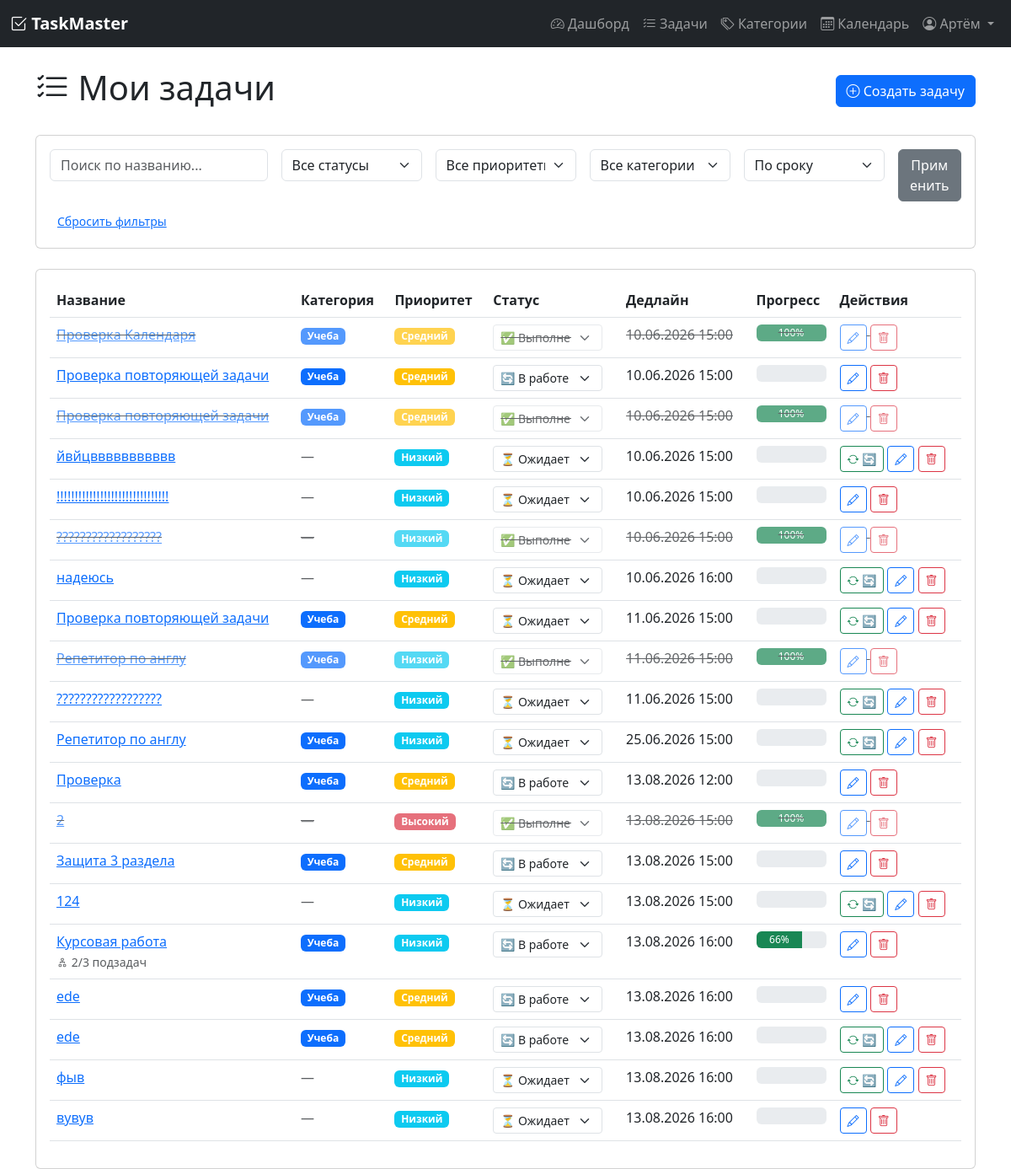
/tasks (signed in), run on an earlier commit of the app's database.
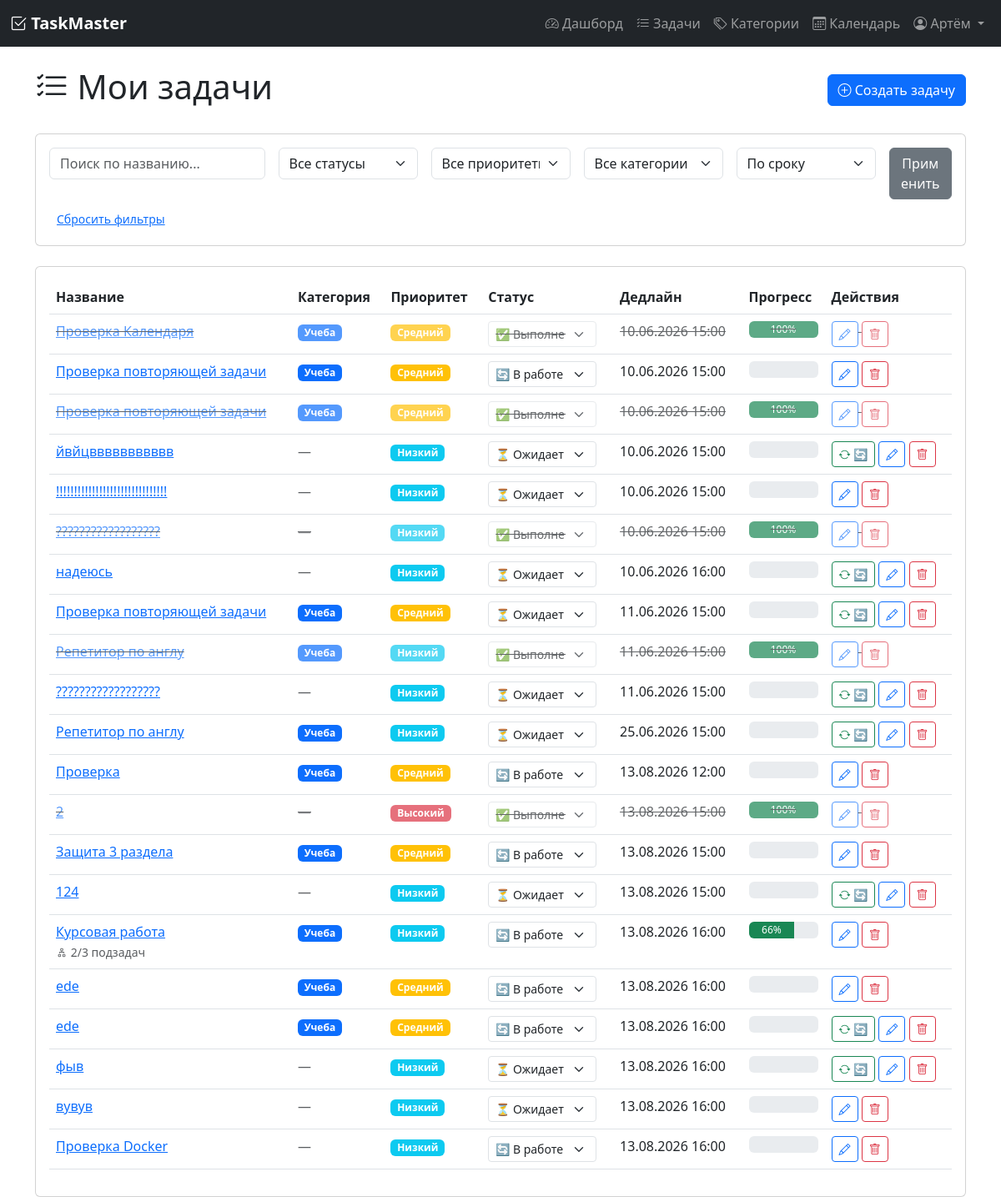
And on a later commit of the database.
### models.py (models this page shows, shortened)
class Task(db.Model):
    __tablename__ = 'task'
    id = db.Column(db.Integer, primary_key=True)
    title = db.Column(db.String(200), nullable=False)
    description = db.Column(db.Text, default='')
    status = db.Column(db.String(20), default='pending')  # pending, in_progress, completed
    priority = db.Column(db.String(20), default='medium')  # low, medium, high
    deadline = db.Column(db.DateTime, nullable=True)
    created_at = db.Column(db.DateTime, default=datetime.utcnow)
    updated_at = db.Column(db.DateTime, default=datetime.utcnow, onupdate=datetime.utcnow)
    user_id = db.Column(db.Integer, db.ForeignKey('user.id'), nullable=False)
    category_id = db.Column(db.Integer, db.ForeignKey('category.id'), nullable=True)
    subtasks = db.relationship('Subtask', backref='parent_task', lazy=True, cascade='all, delete-orphan')
    tags = db.relationship('Tag', secondary=task_tags, backref='tasks', lazy='dynamic')
    attachments = db.relationship('Attachment', backref='task', lazy=True, cascade='all, delete-orphan')
    recurring_rule = db.relationship('RecurringRule', backref='task', uselist=False, cascade='all, delete-orphan')
    @property
    def progress(self):
        if not self.subtasks:
            return 100 if self.status == 'completed' else 0
        completed = sum(1 for st in self.subtasks if st.is_completed)
        return int((completed / len(self.subtasks)) * 100)
    @property
    def is_overdue(self):
        if self.status == 'completed':
            return False
        if self.deadline and self.deadline < datetime.utcnow():
            return True
        return False

class Category(db.Model):
    __tablename__ = 'category'
    id = db.Column(db.Integer, primary_key=True)
    name = db.Column(db.String(50), nullable=False)
    color = db.Column(db.String(7), default='#6c757d')  # HEX цвет
    user_id = db.Column(db.Integer, db.ForeignKey('user.id'), nullable=False)
    tasks = db.relationship('Task', backref='category', lazy=True)

class Subtask(db.Model):
    __tablename__ = 'subtask'
    id = db.Column(db.Integer, primary_key=True)
    title = db.Column(db.String(100), nullable=False)
    is_completed = db.Column(db.Boolean, default=False)
    task_id = db.Column(db.Integer, db.ForeignKey('task.id'), nullable=False)

### app.py (the view)
@app.route('/tasks')
@login_required
def tasks():
    query = Task.query.filter_by(user_id=current_user.id)
    status_filter = request.args.get('status', '')
    priority_filter = request.args.get('priority', '')
    category_filter = request.args.get('category', '')
    if status_filter:
        query = query.filter_by(status=status_filter)
    if priority_filter:
        query = query.filter_by(priority=priority_filter)
    if category_filter and category_filter.isdigit():
        query = query.filter_by(category_id=int(category_filter))
    sort_by = request.args.get('sort', 'deadline')
    if sort_by == 'deadline':
        query = query.order_by(Task.deadline.asc())
    elif sort_by == 'priority':
        query = query.order_by(Task.priority.desc())
    elif sort_by == 'created_at':
        query = query.order_by(Task.created_at.desc())
    elif sort_by == 'title':
        query = query.order_by(Task.title.asc())
    else:
        query = query.order_by(Task.deadline.asc())
    search_query = request.args.get('search', '')
    if search_query:
        query = query.filter(
            Task.title.contains(search_query) | Task.description.contains(search_query)
        )
    tasks_list = query.all()
    categories = Category.query.filter_by(user_id=current_user.id).all()
    return render_template('tasks.html',
                         tasks=tasks_list,
                         categories=categories,
                         current_filters={
                             'status': status_filter,
                             'priority': priority_filter,
                             'category': category_filter,
                             'sort': sort_by,
                             'search': search_query
                         })

### app.py (called while the page is built)
@login_manager.user_loader
def load_user(user_id):
    return User.query.get(int(user_id))

### templates/tasks.html (shortened to what the changed rows need)
{% extends "base.html" %}
{% block content %}
<div class="d-flex justify-content-between align-items-center mb-4">
    <h1><i class="bi bi-list-check"></i> Мои задачи</h1>
</div>
<div class="card">
    <div class="card-body">
        {% if tasks %}
            <div class="table-responsive">
                <table class="table table-hover">
                    <thead>
                        <tr>
                            <th>Название</th>
                            <th>Категория</th>
                            <th>Приоритет</th>
                            <th>Статус</th>
                            <th>Дедлайн</th>
                            <th>Прогресс</th>
                            <th>Действия</th>
                        </tr>
                    </thead>
                    <tbody>
                        {% for task in tasks %}
                            <tr class="{% if task.is_overdue %}task-overdue{% endif %} {% if task.status == 'completed' %}task-completed{% endif %}">
                                <td>
                                    <a href="{{ url_for('task_detail', task_id=task.id) }}">{{ task.title }}</a>
                                    {% if task.subtasks %}
        <br>
        <small class="text-muted">
            <i class="bi bi-diagram-2"></i>
            {{ task.subtasks|selectattr('is_completed')|list|length }}/{{ task.subtasks|length }} подзадач
        </small>
    {% endif %}
                                </td>
                               <td>
    {% if task.category %}
        <span class="badge" style="background-color: {{ task.category.color }}">
            {{ task.category.name }}
        </span>
    {% else %}
        <span class="text-muted">—</span>
    {% endif %}
</td>
                                <td>
                                    {% if task.priority == 'high' %}
                                        <span class="badge bg-danger">Высокий</span>
                                    {% elif task.priority == 'medium' %}
                                        <span class="badge bg-warning">Средний</span>
                                    {% else %}
                                        <span class="badge bg-info">Низкий</span>
                                    {% endif %}
                                </td>
                               <td>
    <form action="{{ url_for('task_change_status', task_id=task.id) }}" method="POST" class="d-inline">
        <select name="status" class="form-select form-select-sm" style="width: 130px;" onchange="this.form.submit()">
            <option value="pending" {% if task.status == 'pending' %}selected{% endif %}>
                ⏳ Ожидает
            </option>
            <option value="in_progress" {% if task.status == 'in_progress' %}selected{% endif %}>
                🔄 В работе
            </option>
            <option value="completed" {% if task.status == 'completed' %}selected{% endif %}>
                ✅ Выполнена
            </option>
        </select>
    </form>
</td>
                                <td>
                                    {% if task.deadline %}
                                        {{ task.deadline.strftime('%d.%m.%Y %H:%M') }}
                                    {% else %}
                                        —
                                    {% endif %}
                                </td>
                                <td>
                                    <div class="progress" style="height: 20px;">
                                        <div class="progress-bar bg-success" style="width: {{ task.progress }}%">
                                            {{ task.progress }}%
                                        </div>
                                    </div>
                                </td>
                                <td>
    {% if task.recurring_rule and task.status != 'completed' %}
        <form action="{{ url_for('task_complete_and_renew', task_id=task.id) }}" method="POST" class="d-inline">
            <button type="submit" class="btn btn-sm btn-outline-success" title="Выполнить и создать следующую">
                <i class="bi bi-arrow-repeat"></i> 🔄
            </button>
        </form>
    {% endif %}
    <a href="{{ url_for('task_edit', task_id=task.id) }}" class="btn btn-sm btn-outline-primary">
        <i class="bi bi-pencil"></i>
    </a>
    <form action="{{ url_for('task_delete', task_id=task.id) }}" method="POST" class="d-inline"
          onsubmit="return confirm('Удалить задачу?')">
        <button type="submit" class="btn btn-sm btn-outline-danger">
            <i class="bi bi-trash"></i>
        </button>
    </form>
</td>
                            </tr>
                        {% endfor %}
                    </tbody>
                </table>
            </div>
{% endif %}
    </div>
</div>
{% endblock %}

What changed in the data, as far as the page shows it:
added Task: title "Проверка Docker", priority "Низкий", status "🔄 В работе", deadline "13.08.2026 16:00"
